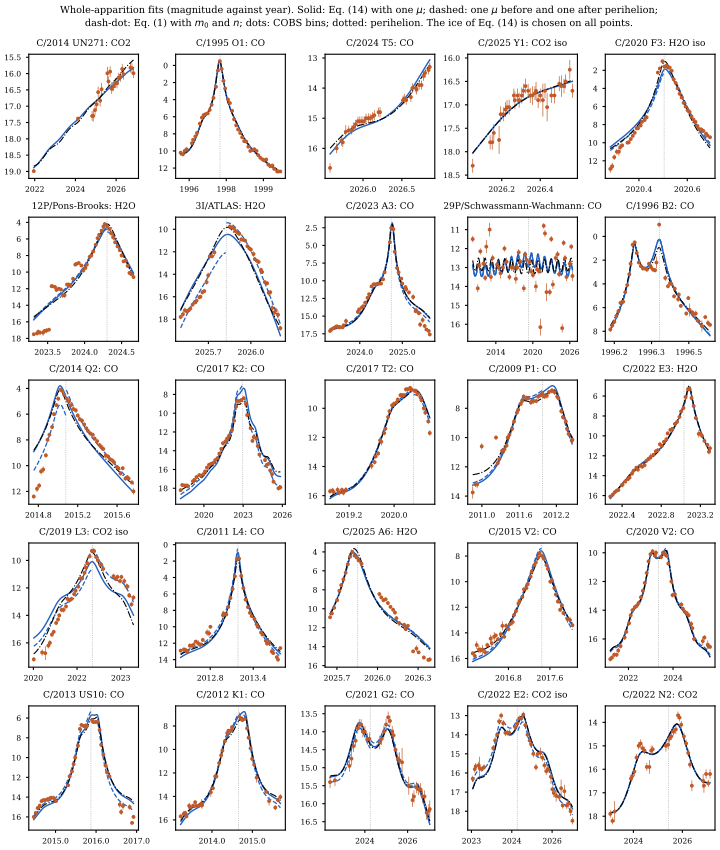

Write Python code to recreate this figure.
"""Whole-apparition fits of the COBS light curves (Sec. III C, Fig. 4 and the supplementary figure).

For each comet: Eq. (14) with the ice chosen on all points and one coma constant mu; the same ice with
one mu before and one after perihelion (their ratio measures the change of the active area); and the
empirical law, Eq. (1), with m0 and n fitted.  C/2014 UN271 uses its r' magnitudes in 6" (j = 1).
Usage: python whole_apparitions.py          (table and supplementary figure whole_apparitions.pdf)
       python whole_apparitions.py fig4     (pgfplots coordinates of Fig. 4)
Needs numpy, scipy and, for the figure, matplotlib."""
import os, sys
import numpy as np
from datetime import datetime, timedelta
sys.path.insert(0, os.path.dirname(os.path.abspath(__file__)))
import forecast_test as F

FIG4 = ["hb", "sw1", "hyak", "q2", "a3", "p12"]       # the six light curves with the most COBS records

def year(J):
    t = datetime(2000, 1, 1, 12) + timedelta(days=float(J) - 2451545.0)
    a, b = datetime(t.year, 1, 1), datetime(t.year + 1, 1, 1)
    return t.year + (t - a).total_seconds() / (b - a).total_seconds()

def fits(key, data):
    c = F.COMETS[key]
    setup = dict(j=1, ap=6.0, msun=-26.93) if key == "un271" else dict(j=0, ap=20000.0, msun=-26.762)
    pro = [(F.jd("2021-12-15T00:00"), 18.99, 0.05), (F.jd("2024-02-15T00:00"), 17.38, 0.03)]
    obs = sorted(data[key]) if key != "un271" else pro + sorted(data[key])
    J = np.array([o[0] for o in obs]); m = np.array([o[1] for o in obs]); s = np.array([o[2] for o in obs])
    pts = np.array([F.ephem(c, v) for v in J])
    if key == "un271": x, chi = "CO2", 1.0; lk = F.fit_K(c, pts, m, s, x, chi, setup)[0]
    else: x, chi, lk, _ = F.best_case(c, pts, m, s, setup)
    m0, n = F.fit_empirical(pts, m, s)
    pre, post = J < c["Tp"], J >= c["Tp"]
    two = pre.sum() >= 3 and post.sum() >= 3
    if two:
        lpre = F.fit_K(c, pts[pre], m[pre], s[pre], x, chi, setup)[0]
        lpost = F.fit_K(c, pts[post], m[post], s[post], x, chi, setup)[0]
    # dense grid over the observed span
    Jg = np.linspace(J.min(), J.max(), 160); pg = np.array([F.ephem(c, v) for v in Jg])
    out = dict(name=c["name"], case=x + ("" if chi == 1 else " iso"), J=J, m=m, s=s, Jg=Jg, Tp=c["Tp"],
               one=F.model(c, pg, x, chi, lk, setup), emp=F.empirical(pg, m0, n), n=n,
               rms_one=F.rms(m - F.model(c, pts, x, chi, lk, setup)), rms_emp=F.rms(m - F.empirical(pts, m0, n)))
    if two:
        out["two"] = np.where(Jg < c["Tp"], F.model(c, pg, x, chi, lpre, setup), F.model(c, pg, x, chi, lpost, setup))
        out["rms_two"] = F.rms(m - np.where(pre, F.model(c, pts, x, chi, lpre, setup), F.model(c, pts, x, chi, lpost, setup)))
        out["ratio"] = 10**(lpost - lpre)
    return out

def table(res):
    print(f"{'comet':30s} {'ice':8s} one mu  two mu  Eq. (1)   n    mu_post/mu_pre")
    for r in res:
        print(f"{r['name']:30s} {r['case']:8s} {r['rms_one']:5.2f}  {r.get('rms_two', np.nan):5.2f}   {r['rms_emp']:5.2f}  {r['n']:5.1f}   {r.get('ratio', np.nan):6.2f}")
    two = [r for r in res if "rms_two" in r]
    rat = np.array([r["ratio"] for r in two])
    b1 = sum(r["rms_two"] < r["rms_one"] - 0.05 for r in two)
    be = sum(r["rms_two"] < r["rms_emp"] - 0.05 for r in two); we = sum(r["rms_two"] > r["rms_emp"] + 0.05 for r in two)
    o1 = sum(r["rms_one"] < r["rms_emp"] - 0.05 for r in res); w1 = sum(r["rms_one"] > r["rms_emp"] + 0.05 for r in res)
    print(f"one mu vs Eq. (1): better {o1}, equal {len(res) - o1 - w1}, worse {w1} of {len(res)}")
    print(f"two mu: {len(two)} comets with points on both sides of perihelion; better than one mu (by > 0.05 mag) for {b1};"
          f" vs Eq. (1): better {be}, equal {len(two) - be - we}, worse {we}")
    print(f"mu_post/mu_pre: median {np.median(rat):.2f}, range {rat.min():.2f}-{rat.max():.2f}; "
          f"below 0.5 for {sum(rat < 0.5)}, above 2 for {sum(rat > 2)}")

def figure(res, path):
    import matplotlib; matplotlib.use("Agg")
    import matplotlib.pyplot as plt
    plt.rcParams.update({"font.family": "serif", "font.size": 7})
    nc = 5; nr = int(np.ceil(len(res) / nc))
    fig, axs = plt.subplots(nr, nc, figsize=(7.2, 1.7 * nr), constrained_layout=True)
    for ax, r in zip(axs.flat, res):
        yg = [year(v) for v in r["Jg"]]
        ax.errorbar([year(v) for v in r["J"]], r["m"], yerr=r["s"], fmt="o", ms=1.8, lw=0.5, color="#c05a28")
        ax.plot(yg, r["one"], color="#1f5fbf", lw=1.0)
        if "two" in r:
            pre = r["Jg"] < r["Tp"]
            ax.plot(np.array(yg)[pre], r["two"][pre], color="#1f5fbf", lw=0.9, ls="--")
            ax.plot(np.array(yg)[~pre], r["two"][~pre], color="#1f5fbf", lw=0.9, ls="--")
        ax.plot(yg, r["emp"], color="k", lw=0.8, ls="-.")
        if r["Jg"][0] < r["Tp"] < r["Jg"][-1]: ax.axvline(year(r["Tp"]), color="0.6", lw=0.5, ls=":")
        ax.invert_yaxis(); ax.set_title(f"{r['name'].split(' (')[0]}: {r['case']}", fontsize=6.5)
        ax.tick_params(labelsize=5.5, length=2)
        from matplotlib.ticker import MaxNLocator, FormatStrFormatter
        ax.xaxis.set_major_locator(MaxNLocator(3)); ax.ticklabel_format(axis="x", useOffset=False)
        span = yg[-1] - yg[0]
        ax.xaxis.set_major_formatter(FormatStrFormatter("%.0f" if span > 3 else "%.1f"))
    for ax in axs.flat[len(res):]: ax.axis("off")
    fig.suptitle("Whole-apparition fits (magnitude against year). Solid: Eq. (14) with one $\\mu$; dashed: one $\\mu$ before "
                 "and one after perihelion;\ndash-dot: Eq. (1) with $m_0$ and $n$; dots: COBS bins; dotted: perihelion. "
                 "The ice of Eq. (14) is chosen on all points.", fontsize=7)
    fig.savefig(path)

def fig4(res):
    for r in res:
        print(f"%{r['name']}  case {r['case']}  rms one {r['rms_one']:.2f} two {r.get('rms_two', np.nan):.2f} emp {r['rms_emp']:.2f}")
        print("% data"); print(" ".join(f"({year(a):.3f},{b:.2f}) +- (0,{e:.2f})" for a, b, e in zip(r["J"], r["m"], r["s"])))
        for lab in ("one", "emp"):
            print(f"% {lab}"); print(" ".join(f"({year(a):.3f},{b:.2f})" for a, b in zip(r["Jg"], r[lab])))
        if "two" in r:
            pre = r["Jg"] < r["Tp"]
            for part, sel in (("two pre", pre), ("two post", ~pre)):
                print(f"% {part}"); print(" ".join(f"({year(a):.3f},{b:.2f})" for a, b in zip(r["Jg"][sel], r["two"][sel])))
        print(f"% perihelion {year(r['Tp']):.3f}")

if __name__ == "__main__":
    data = F.load()
    if sys.argv[1:2] == ["fig4"]:
        fig4([fits(k, data) for k in FIG4])
    else:
        res = [fits(k, data) for k in F.SAMPLE]
        table(res)
        figure(res, os.path.join(F.HERE, "whole_apparitions.pdf"))
